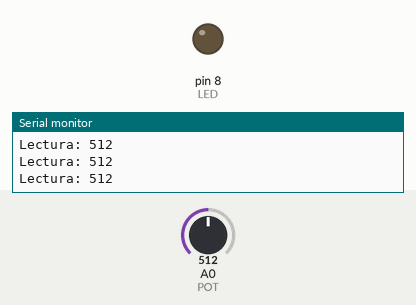
The sketch below on a simulated Arduino Uno, built with avr-gcc and run on an emulated ATmega328P. On the bench: output pins drawn as LEDs (lit = HIGH), the last lines printed to the serial monitor. Inputs (shaded band) come from the test bench; at power-on: A0 (POT) = 512.

Above: at 1.2 s.
1.3 s: A0 (POT) set to 522
At 2.1 s:
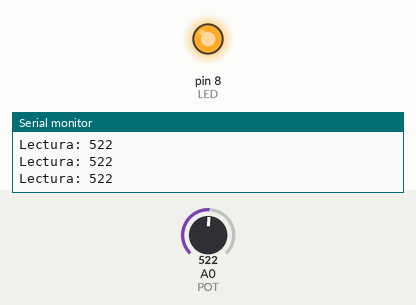
2.8 s: A0 (POT) set to 511
At 3.2 s:
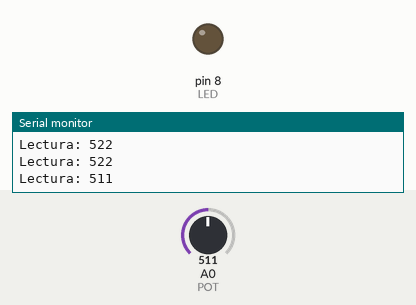
4.3 s: A0 (POT) set to 716
At 5.6 s:
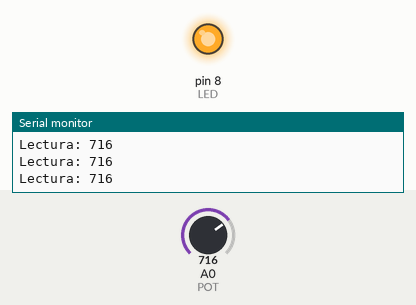
Timing chart, 0 to 7.3 s (numbered marks = the images above; inputs shaded):
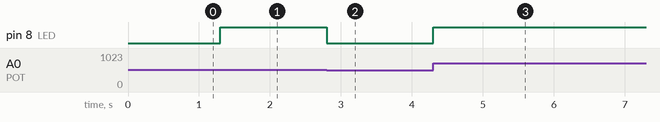

The sketch:

pot-pin-sin-pwm.ino
```cpp
// Fallo: el LED se controla en D8, que no tiene PWM.
const int POT = A0;
const int LED = 8;
unsigned long ultimo = 0;

void setup() {
  Serial.begin(9600);
}

void loop() {
  int lectura = analogRead(POT);
  analogWrite(LED, map(lectura, 0, 1023, 0, 255));
  if (millis() - ultimo >= 250) {
    ultimo += 250;
    Serial.print("Lectura: ");
    Serial.println(lectura);
  }
}
```

Measured:
- the behaviour switches between 513 and 514 on A0 (POT) (found by bisection; images 0 and 1)
- after the input at 1.3 s, pin 8 (LED): LOW → HIGH at once
- after the input at 2.8 s, pin 8 (LED): HIGH → LOW at once
- after the input at 4.3 s, pin 8 (LED): LOW → HIGH at once
